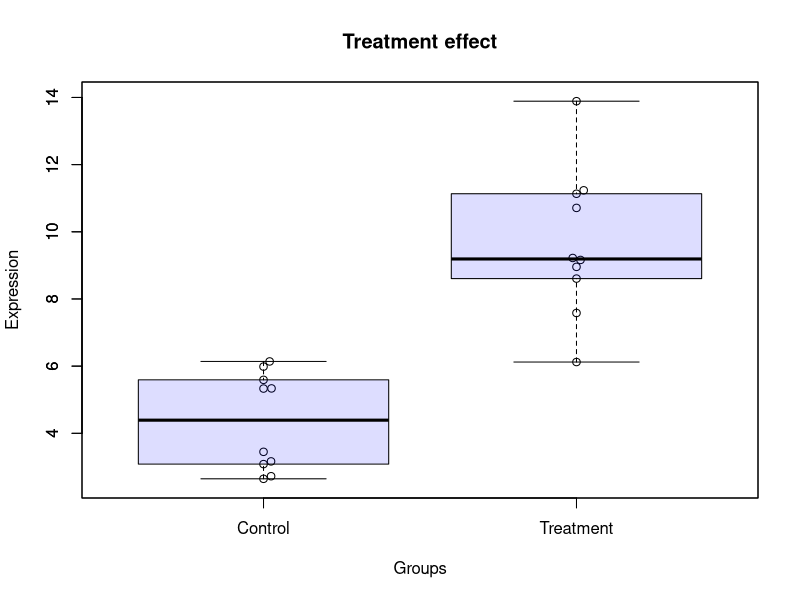

Source code (R):
## ---- chunk 1
# source ( "https://raw.githubusercontent.com/alexsanchezpla/usefulFunctions/master/boxplotWithDots.R")
boxplotWithDots <- function (myExpres, lev, aTitle, groupLabels, addBoxplot=TRUE)
{
  beeswarm(myExpres~lev, 
           ylab="Expression", xlab="Groups",
           main=aTitle,
           labels=groupLabels)  
  if(addBoxplot)
    boxplot(myExpres~lev, add = T, names = c("",""), col="#0000ff22")
  # Segons un post de: https://www.r-statistics.com/2011/03/beeswarm-boxplot-and-plotting-it-with-r/
}
## ---- chunk 2
library (beeswarm)
expres <-c (rnorm (10,5,2), rnorm (10,10,2))
trado <- as.factor (c (rep ( "CT", 10), rep ( "TR", 10)))
titulo <- "Treatment effect"
groupLab <- c ( "Control", "Treatment")
boxplotWithDots (myExpres = expres, lev = trado, aTitle = titulo, groupLabels = groupLab)
